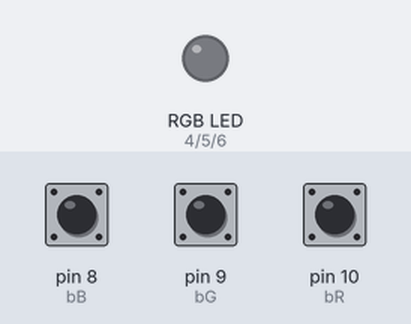
The sketch below on a simulated Arduino Uno, built with avr-gcc and run on an emulated ATmega328P. On the bench: an RGB LED mixed from three pins (HIGH = lit). Inputs (shaded band) come from the test bench; at power-on: pin 8 (bB) HIGH, pin 9 (bG) HIGH, pin 10 (bR) HIGH.

Above: at 1.2 s.
1.3 s: pin 8 (bB) pulled LOW for 0.15 s
At 1.37 s:
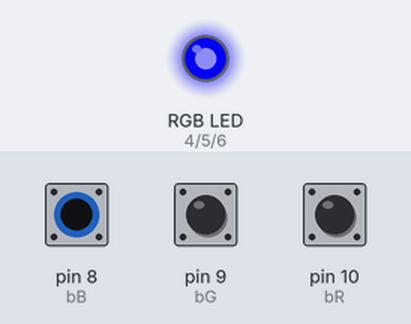
2.9 s: pin 9 (bG) pulled LOW for 0.15 s
At 2.97 s:
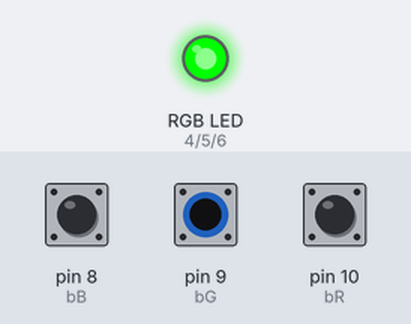
4.5 s: pin 10 (bR) pulled LOW for 0.15 s
At 4.57 s:
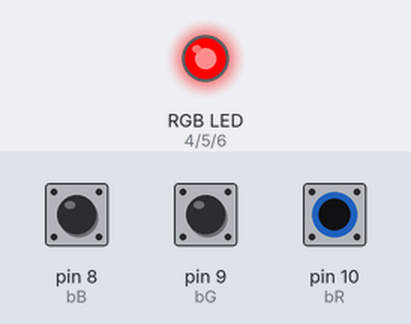
6.1 s: pin 10 (bR) pulled LOW for 3.2 s
At 9.6 s:
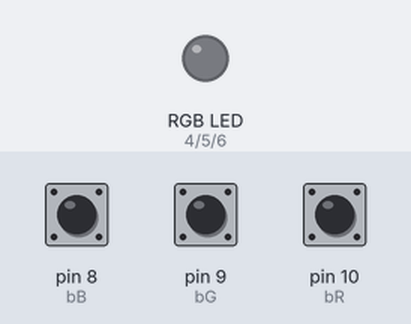
10.8 s: pin 8 (bB) pulled LOW for 3.2 s
At 12.0 s:
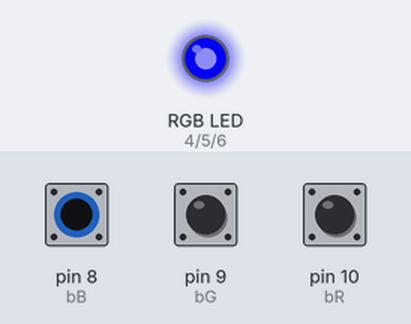
15.5 s: pin 8 (bB) driven LOW and pin 9 (bG) driven LOW
At 16.7 s:
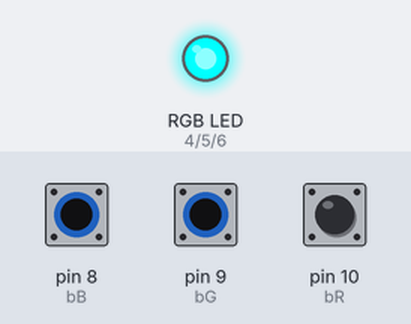
Timing chart, 0 to 18.0 s (numbered marks = the images above; inputs shaded):
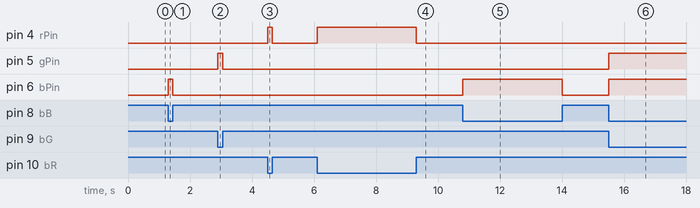

The sketch:

Buttons3RGB.ino
```cpp
int bPin = 6;
int gPin = 5;
int rPin = 4;

int bR = 10;
int bG = 9;
int bB = 8;
void setup() {
  // put your setup code here, to run once:
  pinMode(bR, INPUT_PULLUP);
  pinMode(bG, INPUT_PULLUP);
  pinMode(bB, INPUT_PULLUP);
}

void loop() {
  // put your main code here, to run repeatedly:
  if(digitalRead(bR) == LOW){
    analogWrite(rPin, 255);
  }
  else {
    analogWrite(rPin, 0);
  }

  if(digitalRead(bG) == LOW){
    analogWrite(gPin, 255);
  }
  else {
    analogWrite(gPin, 0);
  }

  if(digitalRead(bB) == LOW){
    analogWrite(bPin, 255);
  }
  else {
    analogWrite(bPin, 0);
  }
}
```

Measured:
- after the input at 1.3 s, pin 6 (bPin): LOW → HIGH at once, → LOW 0.15 s later
- after the input at 2.9 s, pin 5 (gPin): LOW → HIGH at once, → LOW 0.15 s later
- after the input at 4.5 s, pin 4 (rPin): LOW → HIGH at once, → LOW 0.15 s later
- after the input at 6.1 s, pin 4 (rPin): LOW → HIGH at once, → LOW 3.2 s later
- after the input at 10.8 s, pin 6 (bPin): LOW → HIGH at once, → LOW 3.2 s later
- after the input at 15.5 s, pin 5 (gPin), pin 6 (bPin): LOW → HIGH at once
